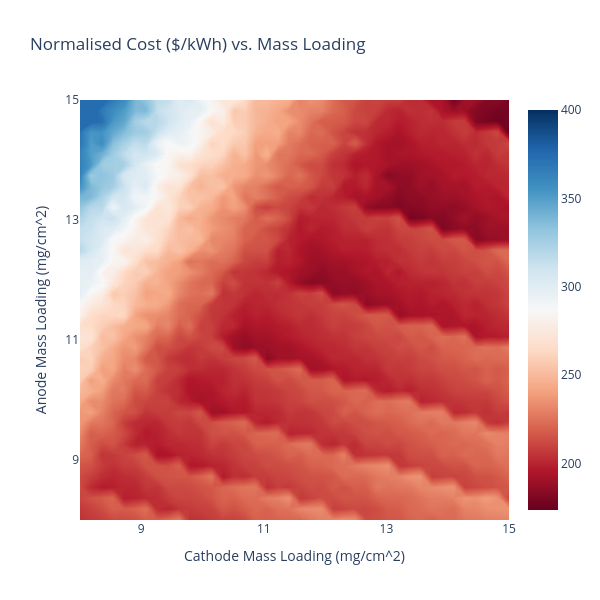

Notebook code cell kept with this figure:
### Code cell
# plot energy densities

plot_data = pd.DataFrame({
    'cathode_mass_loading': [c.stack.cathode.mass_loading for c in cells],
    'anode_mass_loading': [c.stack.anode.mass_loading for c in cells],
    'normalised_cost': [c.normalized_cost for c in cells]
})

fig = go.Figure()
fig.add_trace(go.Contour(x=plot_data['cathode_mass_loading'],
                         y=plot_data['anode_mass_loading'],
                         z=plot_data['normalised_cost'],
                         colorscale='rdbu',
                         ncontours=2000,
                         contours_showlines=False
                         )
              )
fig.update_layout(title='Normalised Cost ($/kWh) vs. Mass Loading',
                  xaxis_title='Cathode Mass Loading (mg/cm^2)',
                  yaxis_title='Anode Mass Loading (mg/cm^2)',
                  xaxis=dict(tickmode='linear', tick0=5, dtick=2),
                  yaxis=dict(tickmode='linear', tick0=5, dtick=2),
                  width=600,
                  height=600
                  )

fig.show()

### Figure 1 — Plotly figure (JSON) as saved in the notebook; plotly's stock layout.template omitted (floating-point values rounded to 4 significant figures; data arrays with more than 128 entries replaced by an {"elided": "..."} marker saying what was removed)
{"data": [{"colorscale": [[0, "rgb(103,0,31)"], [0.1, "rgb(178,24,43)"], [0.2, "rgb(214,96,77)"], [0.3, "rgb(244,165,130)"], [0.4, "rgb(253,219,199)"], [0.5, "rgb(247,247,247)"], [0.6, "rgb(209,229,240)"], [0.7, "rgb(146,197,222)"], [0.8, "rgb(67,147,195)"], [0.9, "rgb(33,102,172)"], [1, "rgb(5,48,97)"]], "contours": {"showlines": false}, "ncontours": 2000, "type": "contour", "x": {"elided": "1600 float values"}, "y": {"elided": "1600 float values"}, "z": {"elided": "1600 float values"}}], "layout": {"height": 600, "title": {"text": "Normalised Cost ($/kWh) vs. Mass Loading"}, "width": 600, "xaxis": {"dtick": 2, "tick0": 5, "tickmode": "linear", "title": {"text": "Cathode Mass Loading (mg/cm^2)"}}, "yaxis": {"dtick": 2, "tick0": 5, "tickmode": "linear", "title": {"text": "Anode Mass Loading (mg/cm^2)"}}}}
